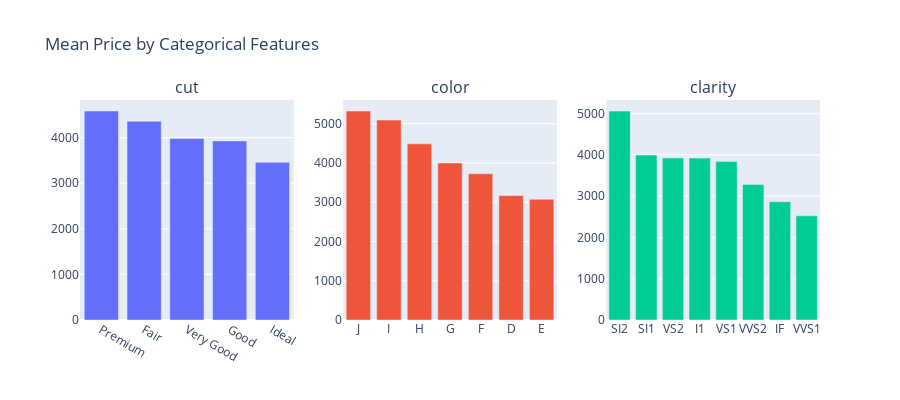

This figure's notebook cell:
### Code cell
# Method 2: Using plotly (if available)
try:
    import plotly.express as px
    import plotly.graph_objects as go
    from plotly.subplots import make_subplots
    
    print("Method 2: Using Plotly")
    print("=" * 30)
    
    # Create subplots
    fig = make_subplots(rows=1, cols=len(categorical_features), 
                       subplot_titles=categorical_features)
    
    for i, feature in enumerate(categorical_features, 1):
        mean_prices = diamonds.groupby(feature)['price'].mean().sort_values(ascending=False)
        fig.add_trace(
            go.Bar(x=mean_prices.index, y=mean_prices.values, name=feature),
            row=1, col=i
        )
    
    fig.update_layout(height=400, showlegend=False, title_text="Mean Price by Categorical Features")
    fig.show()
    
except ImportError:
    print("Plotly not available. Install with: pip install plotly")

### Figure 1 — Plotly figure (JSON) as saved in the notebook; plotly's stock layout.template omitted (floating-point values rounded to 4 significant figures)
{"data": [{"name": "cut", "type": "bar", "x": ["Premium", "Fair", "Very Good", "Good", "Ideal"], "xaxis": "x", "y": [4584.0, 4359.0, 3982.0, 3929.0, 3458.0], "yaxis": "y"}, {"name": "color", "type": "bar", "x": ["J", "I", "H", "G", "F", "D", "E"], "xaxis": "x2", "y": [5324.0, 5092.0, 4487.0, 3999.0, 3725.0, 3170.0, 3077.0], "yaxis": "y2"}, {"name": "clarity", "type": "bar", "x": ["SI2", "SI1", "VS2", "I1", "VS1", "VVS2", "IF", "VVS1"], "xaxis": "x3", "y": [5063.0, 3996.0, 3925.0, 3924.0, 3839.0, 3284.0, 2865.0, 2523.0], "yaxis": "y3"}], "layout": {"annotations": [{"font": {"size": 16}, "showarrow": false, "text": "cut", "x": 0.1444, "xanchor": "center", "xref": "paper", "y": 1, "yanchor": "bottom", "yref": "paper"}, {"font": {"size": 16}, "showarrow": false, "text": "color", "x": 0.5, "xanchor": "center", "xref": "paper", "y": 1, "yanchor": "bottom", "yref": "paper"}, {"font": {"size": 16}, "showarrow": false, "text": "clarity", "x": 0.8556, "xanchor": "center", "xref": "paper", "y": 1, "yanchor": "bottom", "yref": "paper"}], "height": 400, "showlegend": false, "title": {"text": "Mean Price by Categorical Features"}, "xaxis": {"anchor": "y", "domain": [0, 0.2889]}, "xaxis2": {"anchor": "y2", "domain": [0.3556, 0.6444]}, "xaxis3": {"anchor": "y3", "domain": [0.7111, 1]}, "yaxis": {"anchor": "x", "domain": [0, 1]}, "yaxis2": {"anchor": "x2", "domain": [0, 1]}, "yaxis3": {"anchor": "x3", "domain": [0, 1]}}}
